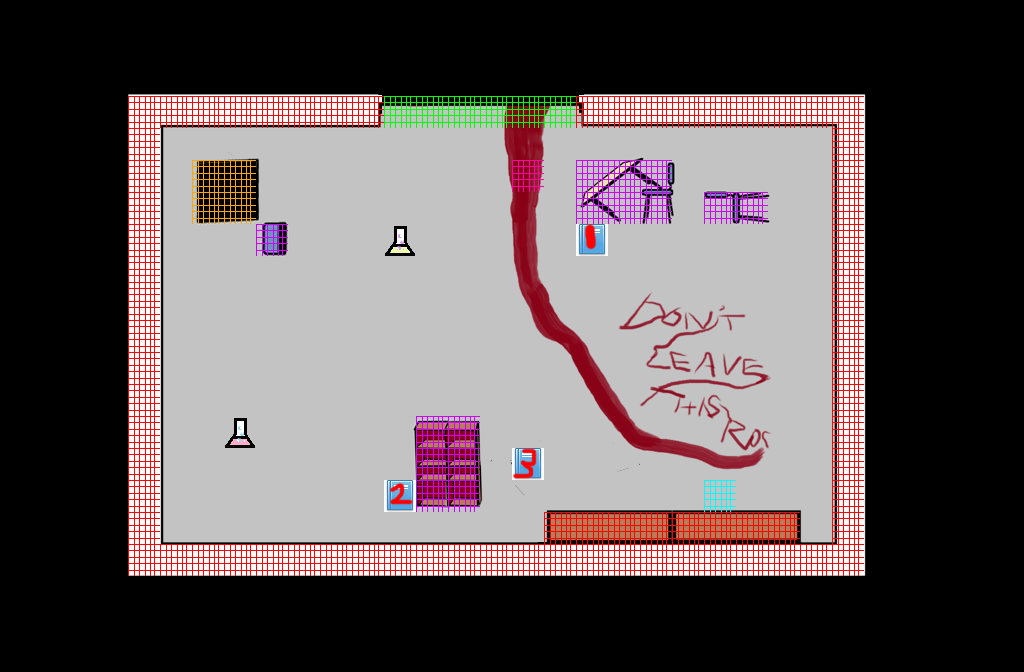

This is a level from a 2D game, rendered from its Tiled map with the project's own tilesets. A one-line summary and the map file follow, with tile-layer data summarised:
An orthogonal 32x21 tile map with 32x32 px tiles, 1 tile layer (meta), 3 tilesets, 4 image layers.

<map version="1.0" orientation="orthogonal" renderorder="right-down" width="32" height="21" tilewidth="32" tileheight="32" nextobjectid="1">
 <tileset firstgid="1" name="mesh" tilewidth="32" tileheight="32">
  <tile id="0">
   <properties>
    <property name="collision_zombie" value="true" />
    <property name="water" value="true" />
   </properties>
   <image width="32" height="32" source="../Tiles/mesh_blue.png" />
  </tile>
  <tile id="1">
   <properties>
    <property name="collision_zombie" value="true" />
    <property name="door" value="1" />
   </properties>
   <image width="32" height="32" source="../Tiles/mesh_green.png" />
  </tile>
  <tile id="2">
   <properties>
    <property name="collision_zombie" value="true" />
    <property name="sneak" value="true" />
   </properties>
   <image width="32" height="32" source="../Tiles/mesh_orange.png" />
  </tile>
  <tile id="3">
   <properties>
    <property name="collision_player" value="true" />
   </properties>
   <image width="32" height="32" source="../Tiles/mesh_purple.png" />
  </tile>
  <tile id="4">
   <properties>
    <property name="collision_all" value="true" />
    <property name="collision_zombie" value="true" />
   </properties>
   <image width="32" height="32" source="../Tiles/mesh_red.png" />
  </tile>
  <tile id="5">
   <properties>
    <property name="collision_zombie" value="true" />
    <property name="door" value="0" />
   </properties>
   <image width="32" height="32" source="../Tiles/mesh_yellow.png" />
  </tile>
  <tile id="6">
   <properties>
    <property name="player_spawn" value="true" />
   </properties>
   <image width="32" height="32" source="../Tiles/mesh_teal.png" />
  </tile>
  <tile id="7">
   <properties>
    <property name="player_return" value="true" />
   </properties>
   <image width="32" height="32" source="../Tiles/mesh_pink.png" />
  </tile>
  <tile id="8">
   <properties>
    <property name="zombie_spawn" value="BOSS" />
   </properties>
   <image width="32" height="32" source="../Tiles/zombie_boss.png" />
  </tile>
  <tile id="9">
   <properties>
    <property name="zombie_spawn" value="DATA" />
   </properties>
   <image width="32" height="32" source="../Tiles/zombie_d.png" />
  </tile>
  <tile id="10">
   <properties>
    <property name="zombie_spawn" value="ECON" />
   </properties>
   <image width="32" height="32" source="../Tiles/zombie_i.png" />
  </tile>
  <tile id="11">
   <properties>
    <property name="zombie_spawn" value="IT" />
   </properties>
   <image width="32" height="32" source="../Tiles/zombie_it.png" />
  </tile>
  <tile id="12">
   <properties>
    <property name="zombie_spawn" value="ZETA" />
   </properties>
   <image width="32" height="32" source="../Tiles/zombie_z.png" />
  </tile>
  <tile id="13">
   <properties>
    <property name="potion" value="HEALTH" />
   </properties>
   <image width="32" height="32" source="../Tiles/healthpotion.png" />
  </tile>
  <tile id="14">
   <properties>
    <property name="potion" value="SPEED" />
   </properties>
   <image width="32" height="32" source="../Tiles/speedpotion.png" />
  </tile>
  <tile id="15">
   <properties>
    <property name="book" value="1" />
   </properties>
   <image width="32" height="32" source="../Tiles/book1.png" />
  </tile>
  <tile id="16">
   <properties>
    <property name="book" value="2" />
   </properties>
   <image width="32" height="32" source="../Tiles/book2.png" />
  </tile>
  <tile id="17">
   <properties>
    <property name="book" value="3" />
   </properties>
   <image width="32" height="32" source="../Tiles/book3.png" />
  </tile>
  <tile id="18">
   <properties>
    <property name="book" value="4" />
   </properties>
   <image width="32" height="32" source="../Tiles/book4.png" />
  </tile>
 </tileset>
 <tileset firstgid="20" name="map" tilewidth="1600" tileheight="800">
  <tile id="0">
   <image width="1600" height="800" source="Test_world_2_bottom.png" />
  </tile>
 </tileset>
 <tileset firstgid="21" name="sd" tilewidth="1" tileheight="1" />
 <imagelayer name="bottom">
  <image source="level_1_room_1_bottom.png" />
 </imagelayer>
 <imagelayer name="middle">
  <image source="level_1_room_1_middle.png" />
 </imagelayer>
 <imagelayer name="middle_dark">
  <image source="level_1_room_1_middle_dark.png" />
 </imagelayer>
 <imagelayer name="top">
  <image source="level_1_room_1_top.png" />
 </imagelayer>
 <layer name="meta" width="32" height="21">
  <properties>
   <property name="level" value="2" />
  </properties>
  <data>[672 cells, 106 non-empty, 11 distinct tile ids]</data>
 </layer>
</map>
